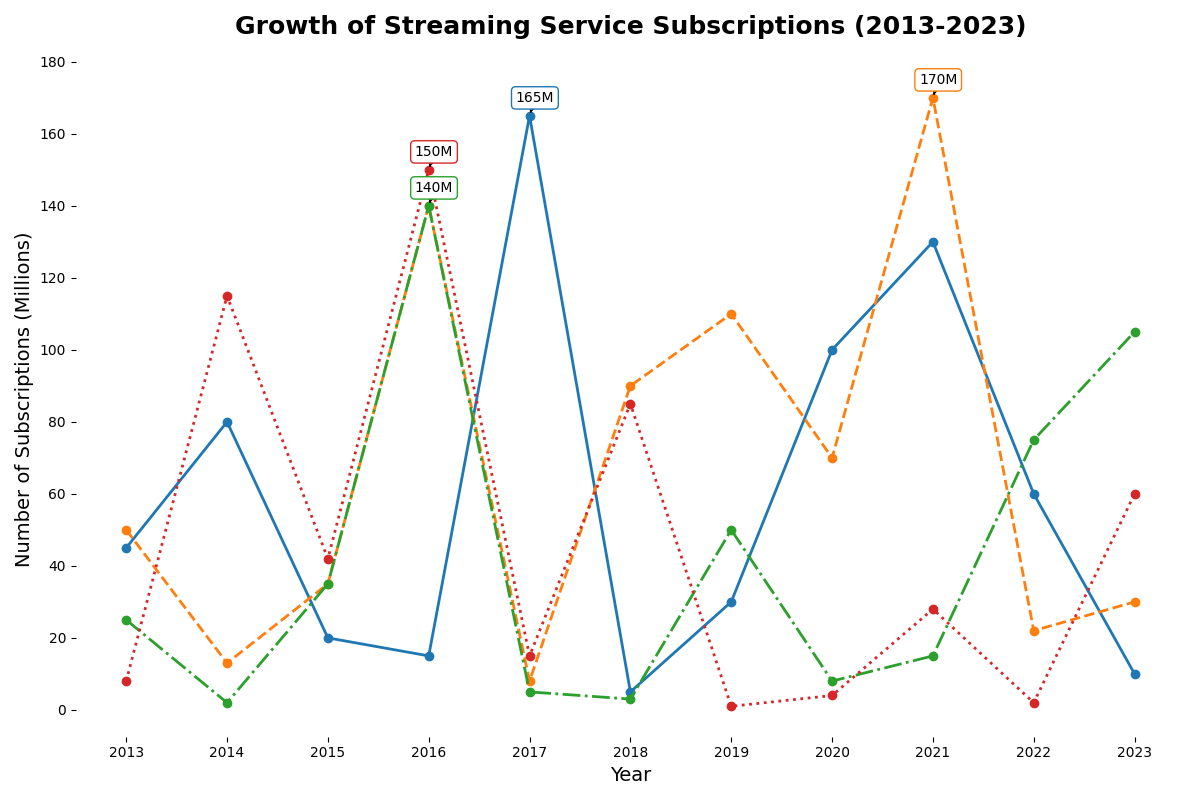

Write the Python code that produced this figure.
import matplotlib.pyplot as plt
import numpy as np

years = np.arange(2013, 2024)

service_a = np.array([45, 80, 20, 15, 165, 5, 30, 100, 130, 60, 10])
service_b = np.array([50, 13, 35, 140, 8, 90, 110, 70, 170, 22, 30])
service_c = np.array([25, 2, 35, 140, 5, 3, 50, 8, 15, 75, 105])
service_d = np.array([8, 115, 42, 150, 15, 85, 1, 4, 28, 2, 60])

fig, ax = plt.subplots(figsize=(12, 8))

line_styles = ['-', '--', '-.', ':']
services = [service_a, service_b, service_c, service_d]
colors = ['#1f77b4', '#ff7f0e', '#2ca02c', '#d62728']

for service, linestyle, color in zip(services, line_styles, colors):
    ax.plot(years, service, linestyle=linestyle, color=color, linewidth=2, marker='o', markersize=6)

ax.set_title('Growth of Streaming Service Subscriptions (2013-2023)', fontsize=18, fontweight='bold', pad=20)
ax.set_xlabel('Year', fontsize=14)
ax.set_ylabel('Number of Subscriptions (Millions)', fontsize=14)
ax.set_xticks(years)
ax.set_yticks(np.arange(0, 181, 20))

ax.spines['top'].set_visible(False)
ax.spines['right'].set_visible(False)
ax.spines['left'].set_visible(False)
ax.spines['bottom'].set_visible(False)

for service, color in zip(services, colors):
    peak_year = 2013 + np.argmax(service)
    peak_value = max(service)
    ax.annotate(f'{peak_value}M', xy=(peak_year, peak_value), xytext=(-10, 10),
                textcoords='offset points', fontsize=10,
                arrowprops=dict(facecolor=color, arrowstyle='->'),
                bbox=dict(facecolor='white', edgecolor=color, boxstyle='round,pad=0.3'))

plt.tight_layout()

plt.show()
